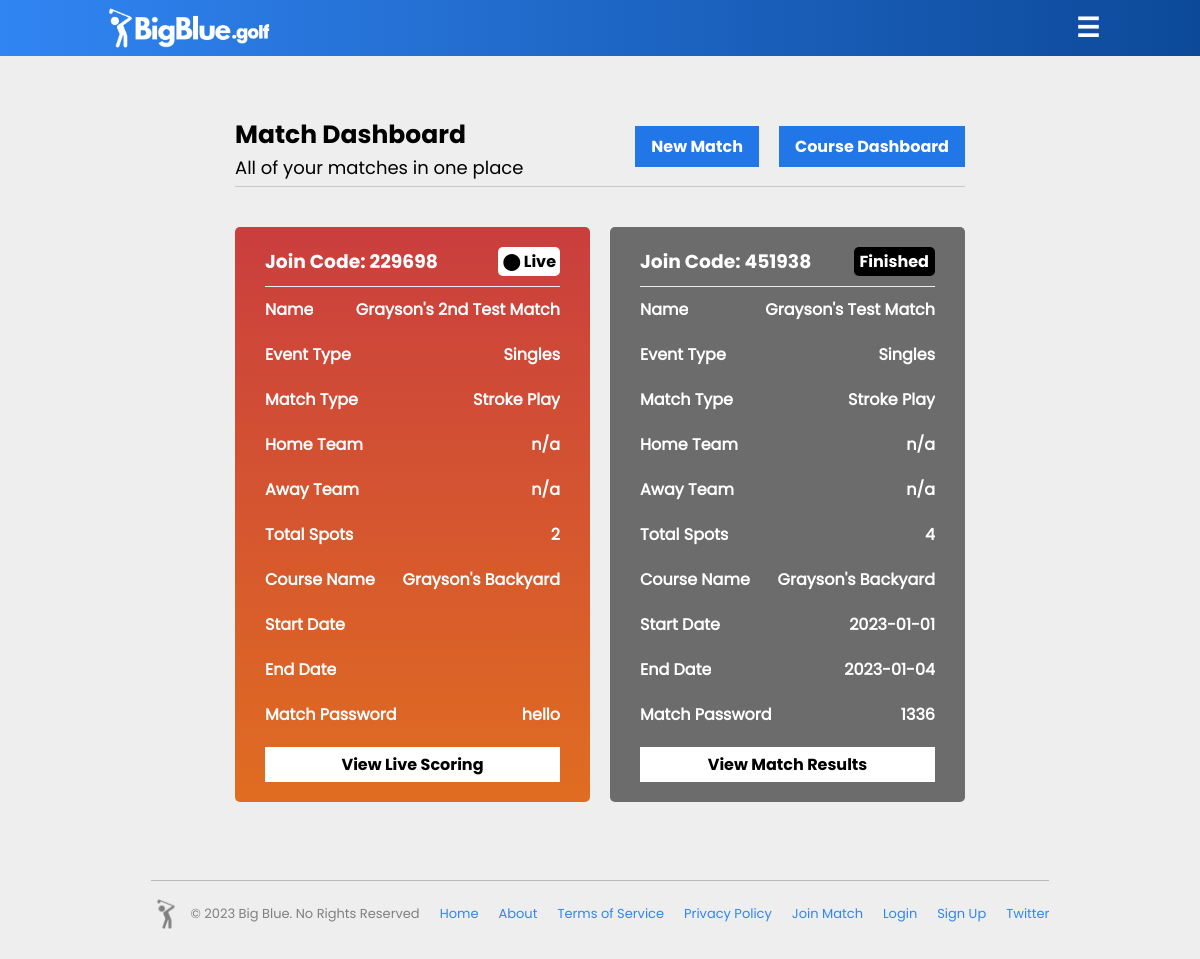
/dashboard (signed in), run on an earlier commit of the app's database.
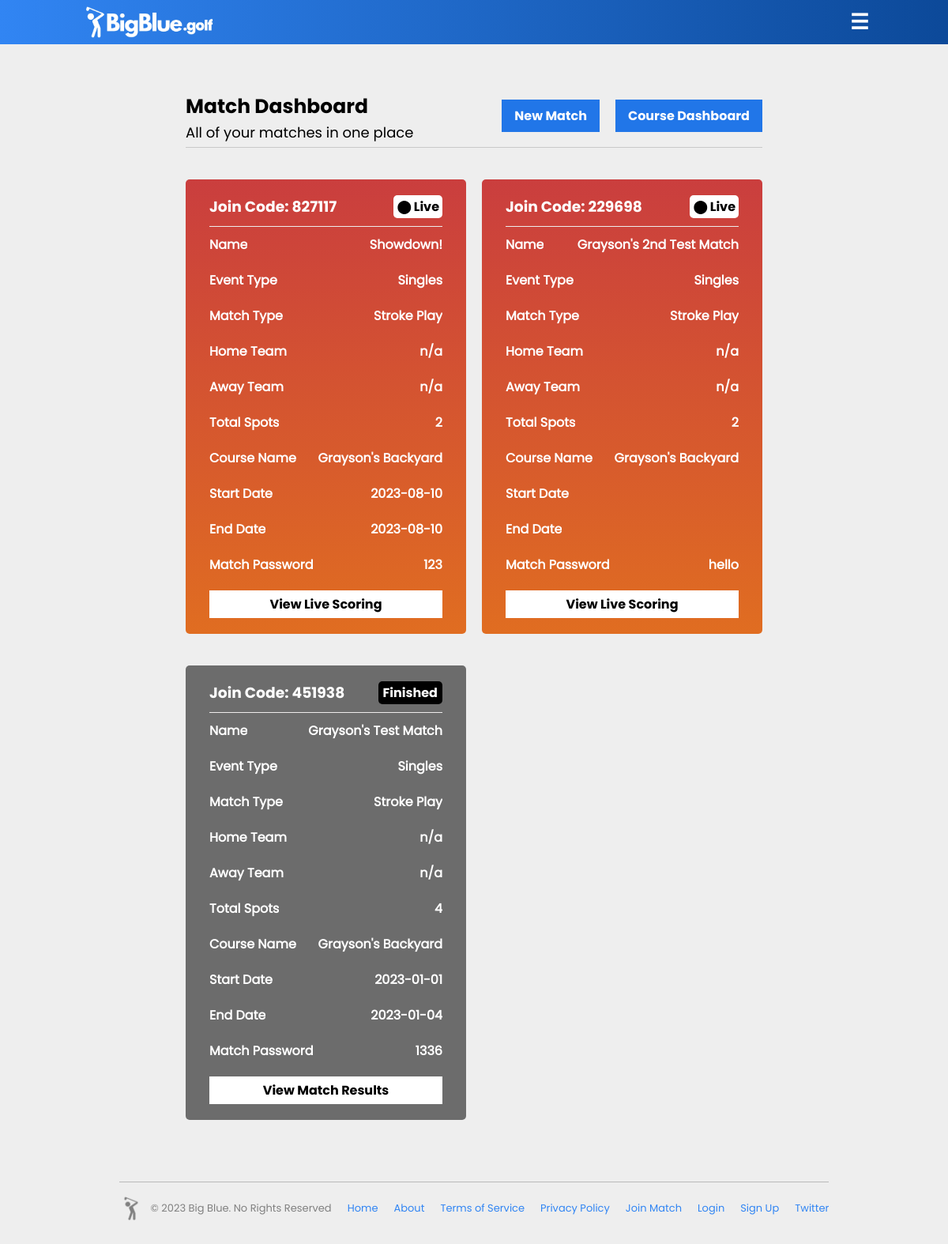
And on a later commit of the database.
### setup.py (models this page shows, shortened)
class match(db.Model):
    _id = db.Column("id", db.Integer, primary_key=True)
    match_name = db.Column(db.String(50))
    match_course = db.Column(db.String(50))
    event_type = db.Column(db.String(1))
    match_type = db.Column(db.String(25))
    start_time = db.Column(db.String(25))
    end_time = db.Column(db.String(25))
    teams1 = db.Column(db.String())
    total_players = db.Column(db.Integer)
    scores_file = db.Column(db.String(50))
    match_code = db.Column(db.String(6))
    match_password = db.Column(db.String())
    created_by = db.Column(db.String())
    match_live = db.Column(db.Integer, default=0)

### course.py (models this page shows, shortened)
class New_Courses(db.Model):
    _id = db.Column("id", db.Integer, primary_key=True)
    name = db.Column(db.String(75))
    created_by = db.Column(db.String)
    address = db.Column(db.String(75))
    holes = db.Column(db.String(3))
    tees = db.Column(db.String)
    pars = db.Column(db.String)
    hole_handicaps = db.Column(db.String)
    course_ratings = db.Column(db.String)
    slope_ratings = db.Column(db.String)
    distances = db.Column(db.String)
    verified = db.Column(db.Integer)

### main.py (the view)
@app.route("/dashboard")
def dashboard():
    if 'active_user' in session and session['active_user'][2]:
        found_course = New_Courses.query.filter_by(created_by=session['active_user'][0]).all()
        found_match = match.query.filter_by(created_by=session['active_user'][0]).all()
        found_user = users.query.filter_by(username=session['active_user'][0]).first()
        return render_template("dashboard.html", course_data=found_course, data=found_user, match_data=found_match)
    return redirect(url_for('error', msg="You do not have access to this site."))

### templates/dashboard.html (shortened to what this page needs)
{% if data.rank == 'coach' %}
    {% extends "indexcontentcoachlogin.html" %}
{% elif data.rank == 'player' %}
    {% extends "indexcontentplayerlogin.html" %}
{% else %}
    {% extends "indexcontent.html" %}
{% endif %}
{% block content %}
<html>
    <head>
        <link rel="stylesheet" href="{{ url_for('static', filename='styles/matchdashboard.css') }}">
    </head>
    <div class="main-container">
        <div class="heading-info">
            <div class="hero-info">
                {% if data.rank == 'coach' %}
                    <h3>Match Dashboard</h3>
                    <p>All of your matches in one place</p>
                {% elif data.rank == 'player' %}
                    <h3>Solo Dashboard</h3>
                    <p>All of your rounds in one place</p>
                {% endif %}
            </div>
            <div class="hero-buttons">
                {% if data.rank == 'coach' %}
                    <a href="/create_match">New Match</a>
                {% elif data.rank == 'player' %}
                    <a href="/create_round">New Round</a>
                {% endif %}
                <a href="/course_dashboard">Course Dashboard</a>
            </div>
        </div>
        <div class="grid-container">
            {% for item in match_data[::-1] %}
                {% if item.match_live == 0 %}
                    <div class="match-container">
                        <div id="row-one">
                            <div>
                                <h3>Join Code: {{item.match_code}}</h3>
                            </div>
                            <div id="action-icons">
                                <a href="/edit_match/{{item._id}}"><img src="{{ url_for('static', filename='logo_graphics/pencilicon.png') }}"></a>
                                <a href="/delete_match/{{item._id}}"><img src="{{ url_for('static', filename='logo_graphics/trashcan.png') }}"></a>
                            </div>
                        </div>
                        <div class="row-div">
                            <div>
                                <h4>Name</h4>
                            </div>
                            <div>
                                <h4>{{item.match_name}}</h4>
                            </div>
                        </div>
                        <div class="row-div">
                            <div>
                                <h4>Event Type</h4>
                            </div>
                            <div>
                                <h4>{{item.event_type}}</h4>
                            </div>
                        </div>
                        <div class="row-div">
                            <div>
                                <h4>Match Type</h4>
                            </div>
                            <div>
                                <h4>{{item.match_type}}</h4>
                            </div>
                        </div>
                        <div class="row-div">
                            <div>
                                <h4>Home Team</h4>
                            </div>
                            <div>
                                <h4>{{item.teams1.split('~')[0]}}</h4>
                            </div>
                        </div>
                        <div class="row-div">
                            <div>
                                <h4>Away Team</h4>
                            </div>
                            <div>
                                <h4>{{item.teams1.split('~')[1]}}</h4>
                            </div>
                        </div>
                        <div class="row-div">
                            <div>
                                <h4>Total Spots</h4>
                            </div>
                            <div>
                                <h4>{{item.total_players}}</h4>
                            </div>
                        </div>
                        <div class="row-div">
                            <div>
                                <h4>Course Name</h4>
                            </div>
                            <div>
                                <h4>{{item.match_course}}</h4>
                            </div>
                        </div>
                        <div class="row-div">
                            <div>
                                <h4>Start Date</h4>
                            </div>
                            <div>
                                <h4>{{item.start_time}}</h4>
                            </div>
                        </div>
                        <div class="row-div">
                            <div>
                                <h4>End Date</h4>
                            </div>
                            <div>
                                <h4>{{item.end_time}}</h4>
                            </div>
                        </div>
                        <div class="row-div">
                            <div>
                                <h4>Match Password</h4>
                            </div>
                            <div>
                                <h4>{{item.match_password}}</h4>
                            </div>
                        </div>
                        {% for i in course_data %}
                            {% if i.name == item.match_course %}
                                <a id="start-match-button" href="/start_match/{{item._id}}/{{i._id}}">Start Match</a>
                            {% endif %}
                        {% endfor %}
                    </div>
                {% elif item.match_live == 1 %}
                    <div class="match-container-live">
                        <div id="row-one-live">
                            <div>
                                <h3>Join Code: {{item.match_code}}</h3>
                            </div>
                            <div id="live-message">
                                <h4>⬤ Live</h4>
                            </div>
                        </div>
                        <div class="row-div-live">
                            <div>
                                <h4>Name</h4>
                            </div>
                            <div>
                                <h4>{{item.match_name}}</h4>
                            </div>
                        </div>
                        <div class="row-div-live">
                            <div>
                                <h4>Event Type</h4>
                            </div>
                            <div>
                                <h4>{{item.event_type}}</h4>
                            </div>
                        </div>
                        <div class="row-div-live">
                            <div>
                                <h4>Match Type</h4>
                            </div>
                            <div>
                                <h4>{{item.match_type}}</h4>
                            </div>
                        </div>
                        <div class="row-div-live">
                            <div>
                                <h4>Home Team</h4>
                            </div>
                            <div>
                                <h4>{{item.teams1.split('~')[0]}}</h4>
                            </div>
                        </div>
                        <div class="row-div-live">
                            <div>
                                <h4>Away Team</h4>
                            </div>
                            <div>
                                <h4>{{item.teams1.split('~')[1]}}</h4>
                            </div>
                        </div>
                        <div class="row-div-live">
                            <div>
                                <h4>Total Spots</h4>
                            </div>
                            <div>
                                <h4>{{item.total_players}}</h4>
                            </div>
                        </div>
                        <div class="row-div-live">
                            <div>
                                <h4>Course Name</h4>
                            </div>
                            <div>
                                <h4>{{item.match_course}}</h4>
                            </div>
                        </div>
                        <div class="row-div-live">
                            <div>
                                <h4>Start Date</h4>
                            </div>
                            <div>
                                <h4>{{item.start_time}}</h4>
                            </div>
                        </div>
                        <div class="row-div-live">
                            <div>
                                <h4>End Date</h4>
                            </div>
                            <div>
                                <h4>{{item.end_time}}</h4>
                            </div>
                        </div>
                        <div class="row-div-live">
                            <div>
                                <h4>Match Password</h4>
                            </div>
                            <div>
                                <h4>{{item.match_password}}</h4>
                            </div>
                        </div>
                        {% for i in course_data %}
                            {% if i.name == item.match_course %}
                                <a id="live-match-button" href="/active_match_view/{{item._id}}">View Live Scoring</a>
                            {% endif %}
                        {% endfor %}
                    </div>
                {% elif item.match_live == 2 %}
                    <div class="match-container-concluded">
                        <div id="row-one-concluded">
                            <div>
                                <h3>Join Code: {{item.match_code}}</h3>
                            </div>
                            <div id="concluded-message">
                                <h4>Finished</h4>
                            </div>
                        </div>
                        <div class="row-div-live">
                            <div>
                                <h4>Name</h4>
                            </div>
                            <div>
                                <h4>{{item.match_name}}</h4>
                            </div>
                        </div>
                        <div class="row-div-live">
                            <div>
                                <h4>Event Type</h4>
                            </div>
                            <div>
                                <h4>{{item.event_type}}</h4>
                            </div>
                        </div>
                        <div class="row-div-live">
                            <div>
                                <h4>Match Type</h4>
                            </div>
                            <div>
                                <h4>{{item.match_type}}</h4>
                            </div>
                        </div>
                        <div class="row-div-live">
                            <div>
                                <h4>Home Team</h4>
                            </div>
                            <div>
                                <h4>{{item.teams1.split('~')[0]}}</h4>
                            </div>
                        </div>
                        <div class="row-div-live">
                            <div>
                                <h4>Away Team</h4>
                            </div>
                            <div>
                                <h4>{{item.teams1.split('~')[1]}}</h4>
                            </div>
                        </div>
                        <div class="row-div-live">
                            <div>
                                <h4>Total Spots</h4>
                            </div>
                            <div>
                                <h4>{{item.total_players}}</h4>
                            </div>
                        </div>
                        <div class="row-div-live">
                            <div>
                                <h4>Course Name</h4>
                            </div>
                            <div>
                                <h4>{{item.match_course}}</h4>
                            </div>
                        </div>
                        <div class="row-div-live">
                            <div>
                                <h4>Start Date</h4>
                            </div>
                            <div>
                                <h4>{{item.start_time}}</h4>
                            </div>
                        </div>
                        <div class="row-div-live">
                            <div>
                                <h4>End Date</h4>
                            </div>
                            <div>
                                <h4>{{item.end_time}}</h4>
                            </div>
                        </div>
                        <div class="row-div-live">
                            <div>
                                <h4>Match Password</h4>
                            </div>
                            <div>
                                <h4>{{item.match_password}}</h4>
                            </div>
                        </div>
                        {% for i in course_data %}
                            {% if i.name == item.match_course %}
                                <a id="live-match-button" href="">View Match Results</a>
                            {% endif %}
                        {% endfor %}
                    </div>
                {% endif %}
            {% endfor %}
        </div>
    </div>
{% endblock %}

What changed in the data, as far as the page shows it:
added match: match_code "827117", match_name "Showdown!", event_type "Singles", match_type "Stroke Play", teams1 "n/a", total_players "2", match_course "Grayson's Backyard", start_time "2023-08-10", end_time "2023-08-10", match_password "123"
